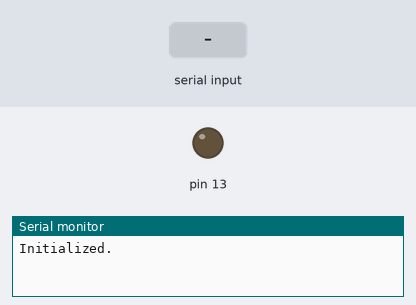
This sketch was run on a simulated Arduino Uno, built with avr-gcc and run on an emulated ATmega328P. Shown: output pins drawn as LEDs (lit = HIGH), the last lines printed to the serial monitor. Inputs (shaded band) come from the test bench.

Above: at 1.2 s.
1.3 s: "On\n" received over Serial
At 3.1 s:
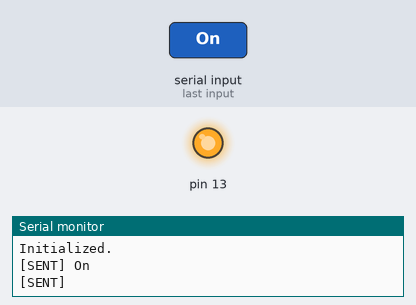
5.3 s: "Off\n" received over Serial
At 7.4 s:
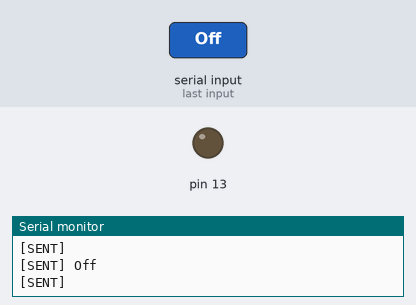
Timing chart, 0 to 8.9 s (numbered marks = the images above; inputs shaded):
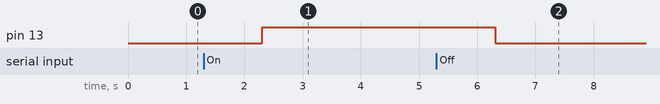

Measured:
- after the input at 1.3 s, pin 13: LOW → HIGH after 1.0 s
- after the input at 5.3 s, pin 13: HIGH → LOW after 1.0 s

The sketch:

AndroidArduino.ino
```cpp
//引用函式庫
#include <SoftwareSerial.h>

//設定RX/TX腳位
int RX_PIN = 2;
int TX_PIN = 3;

SoftwareSerial bluetooth(RX_PIN, TX_PIN);

// Send and Receive buffers
String bluetooth_rx_buffer = "";
String bluetooth_tx_buffer = "";

// Delimiter used to separate messages
char DELIMITER = '\n';

void setup() {
  // Start USB Communication
  Serial.begin(9600);

  // Uncomment this only once, when configuring a new BlueSMiRF
  //set_bluetooth_baudrate();

  // Start bluetooth communication
  bluetooth.begin(9600);
  pinMode(13, OUTPUT);
  Serial.println("Initialized.");
}

void set_bluetooth_baudrate() {

  // Open BlueSMiRF at default baudrate
  bluetooth.begin(115200);

  // Enter command mode
  bluetooth.print("$$$");

  // Short delay, wait for the Mate to send back CMD
  delay(100);

  // Change the baudrate to 19200 bps
  // 115200 is usually too fast for SoftwareSerial to read data properly
  bluetooth.println("SU,19");
}

void gotMessage(String message) {


  Serial.println("[RECV] " + message);
  if( message == "On")
    digitalWrite(13,HIGH);
  if( message == "Off")
    digitalWrite(13,LOW);
  // Do something!
}

void parseReadBuffer() {

  // Find the first delimiter in the buffer
  int inx = bluetooth_rx_buffer.indexOf(DELIMITER);
  // If there is none, exit
  if (inx == -1) return;
  // Get the complete message, minus the delimiter
  String s = bluetooth_rx_buffer.substring(0, inx);
  // Remove the message from the buffer
  bluetooth_rx_buffer = bluetooth_rx_buffer.substring(inx + 1);

  // Process the message
  gotMessage(s);

  // Look for more complete messages
  parseReadBuffer();
}

void parseWriteBuffer() {

  // Find the first delimiter in the buffer
  int inx = bluetooth_tx_buffer.indexOf(DELIMITER);
  // If there is none, exit
  if (inx == -1) return;

  // Get the complete message, including the delimiter
  String message = bluetooth_tx_buffer.substring(0, inx + 1);

  // Remove the message from the buffer
  bluetooth_tx_buffer = bluetooth_tx_buffer.substring(inx + 1);

  // Send off the message
  bluetooth.print(message);
  Serial.print("[SENT] " + message);
  if( message == "On\n")
    digitalWrite(13,HIGH);
  if( message == "Off\n")
    digitalWrite(13,LOW);

  // Look for more
  parseWriteBuffer();
}

String incomingByte ;
void loop() {
  //Serial傳送訊息
  if (Serial.available() > 0) {

    bluetooth_tx_buffer = Serial.readString() + "\n";
    //印出傳送訊息
    parseWriteBuffer();
  }

  //藍牙接收訊息
  if(bluetooth.available()) {
    while(bluetooth.available()) {
      bluetooth_rx_buffer += (char)bluetooth.read();
    }
    //印出讀取訊息
    parseReadBuffer();
  }
}
```
